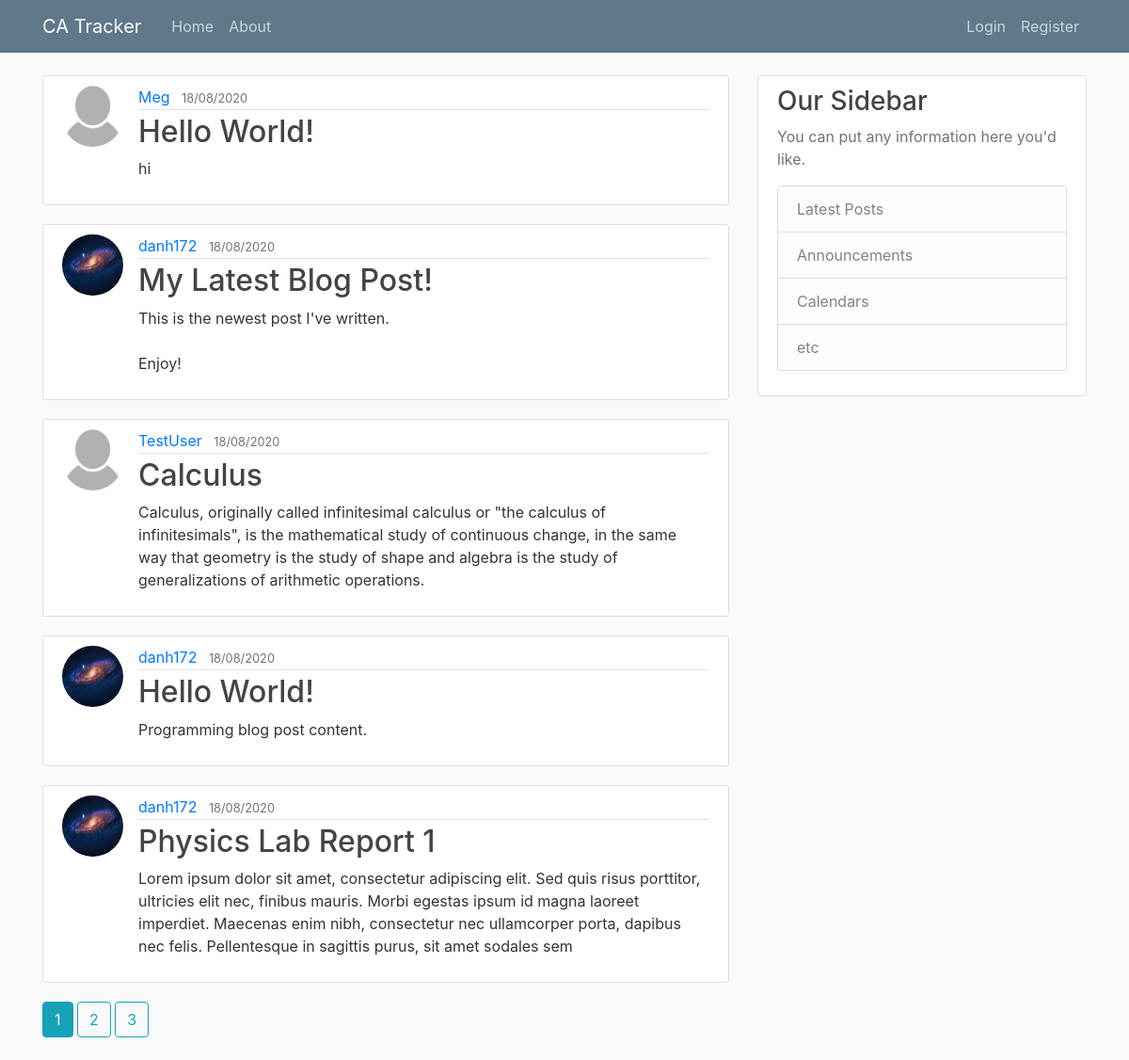
The page /home on the database its author committed.
### flaskblog/models.py (models this page shows, shortened)
class Post(db.Model):
    id = db.Column(db.Integer, primary_key=True)
    title = db.Column(db.String(100), nullable=False)
    date_posted = db.Column(db.DateTime, nullable=False, default=datetime.utcnow)
    content = db.Column(db.Text, nullable=False)
    user_id = db.Column(db.Integer, db.ForeignKey('user.id'), nullable=False)

class User(db.Model, UserMixin):
    id = db.Column(db.Integer, primary_key=True)
    username = db.Column(db.String(20), unique=True, nullable=False)
    email = db.Column(db.String(120), unique=True, nullable=False)
    image_file = db.Column(db.String(20), nullable=False, default='default.jpg')
    password = db.Column(db.String(60), nullable=False)
    posts = db.relationship('Post', backref='author', lazy=True)

### flaskblog/main/routes.py (the view)
@main.route('/')
@main.route('/home')
def home():
    page = request.args.get('page', 1, type=int)
    posts = Post.query.order_by(Post.date_posted.desc()).paginate(page=page, per_page=5)
    return render_template('home.html', posts=posts)

### flaskblog/templates/home.html
{% extends "layout.html" %}
{% block content %}
    {% for post in posts.items %}
        <article class="media content-section">
            <img class="rounded-circle article-img" src="{{ url_for('static', filename='profile_pics/' + post.author.image_file) }}" alt="User profile image">
            <div class="media-body">
                <div class="article-metadata">
                    <a class="mr-2" href="{{ url_for('users.user_posts', username=post.author.username) }}">{{ post.author.username }}</a>
                    <small class="text-muted">{{ post.date_posted.strftime('%d/%m/%Y') }}</small>
                </div>
                <h2><a class="article-title" href="{{ url_for('posts.post', post_id=post.id) }}">{{ post.title }}</a></h2>
                <p class="article-content">{{ post.content }}</p>
            </div>
        </article>
    {% endfor %}
    {% for page_num in posts.iter_pages(left_edge=1, right_edge=1, left_current=1, right_current=2) %}
        {% if page_num %}
            {% if posts.page == page_num %}
                <a class="btn btn-info mb-4" href="{{ url_for('main.home', page=page_num) }}">{{ page_num }}</a>
            {% else %}
                <a class="btn btn-outline-info mb-4" href="{{ url_for('main.home', page=page_num) }}">{{ page_num }}</a>
            {% endif %}
        {% else %}
            ...
        {% endif %}
    {% endfor %}
{% endblock content %}

### flaskblog/templates/layout.html (shortened to what this page needs)
<!DOCTYPE html>
<html>
    <head>
        <link rel="stylesheet" href="https://stackpath.bootstrapcdn.com/bootstrap/4.5.0/css/bootstrap.min.css">
        <link rel="stylesheet" type="text/css" href="{{ url_for('static', filename='main.css') }}">
    </head>
    <body>
        <header class="site-header">
            <nav class="navbar navbar-expand-md navbar-dark bg-steel fixed-top">
                <div class="container">
                    <a class="navbar-brand mr-4" href="/">CA Tracker</a>
                    <div class="collapse navbar-collapse" id="navbarToggle">
                        <div class="navbar-nav mr-auto">
                            <a class="nav-item nav-link" href="{{ url_for('main.home') }}">Home</a>
                            <a class="nav-item nav-link" href="{{ url_for('main.about') }}">About</a>
                        </div>
                        <div class="navbar-nav">
                            {% if current_user.is_authenticated %}
                                <a class="nav-item nav-link" href="{{ url_for('posts.new_post') }}">New Post</a>
                                <a class="nav-item nav-link" href="{{ url_for('users.account') }}">Account</a>
                                <a class="nav-item nav-link" href="{{ url_for('users.logout') }}">Logout</a>
                            {% else %}
                                <a class="nav-item nav-link" href="{{ url_for('users.login') }}">Login</a>
                                <a class="nav-item nav-link" href="{{ url_for('users.register') }}">Register</a>
                            {% endif %}
                        </div>
                    </div>
                </div>
            </nav>
        </header>
        <main role="main" class="container">
            <div class="row">
                <div class="col-md-8">
                    {% block content %}{% endblock %}
                </div>
                <div class="col-md-4">
                    <div class="content-section">
                        <h3>Our Sidebar</h3>
                        <p class='text-muted'>You can put any information here you'd like.
                            <ul class="list-group">
                                <li class="list-group-item list-group-item-light">Latest Posts</li>
                                <li class="list-group-item list-group-item-light">Announcements</li>
                                <li class="list-group-item list-group-item-light">Calendars</li>
                                <li class="list-group-item list-group-item-light">etc</li>
                            </ul>
                        </p>
                    </div>
                </div>
            </div>
          </main>
    </body>
</html>

### flaskblog/static/main.css (style rules this page uses)
body { background: #fafafa; color: #333333; margin-top: 5rem; }
h1, h2, h3, h4, h5, h6 { color: #444444; }
.bg-steel { background-color: #5f788a; }
.site-header .navbar-nav .nav-link { color: #cbd5db; }
.content-section { background: #ffffff; padding: 10px 20px; border: 1px solid #dddddd; border-radius: 3px; margin-bottom: 20px; }
.article-title { color: #444444; }
.article-content { white-space: pre-line; }
.article-img { height: 65px; width: 65px; margin-right: 16px; }
.article-metadata { padding-bottom: 1px; margin-bottom: 4px; border-bottom: 1px solid #e3e3e3 }

### rows shown on the page
Post: image_file (placeholder picture), author.username "Meg", date_posted "18/08/2020", title "Hello World!", content "hi"
Post: image_file (picture), author.username "danh172", date_posted "18/08/2020", title "My Latest Blog Post!", content "This is the newest post I've written. Enjoy!"
Post: image_file (placeholder picture), author.username "TestUser", date_posted "18/08/2020", title "Calculus", content "Calculus, originally called infinitesimal calculus or \"the calculus of infinitesimals\", is the mathematical study of continuous change, in the same way that geometry is the study of shape and algebra is the study of generalizations of arithmetic operations."
Post: image_file (picture), author.username "danh172", date_posted "18/08/2020", title "Hello World!", content "Programming blog post content."
Post: image_file (picture), author.username "danh172", date_posted "18/08/2020", title "Physics Lab Report 1", content "Lorem ipsum dolor sit amet, consectetur adipiscing elit. Sed quis risus porttitor, ultricies elit nec, finibus mauris. Morbi egestas ipsum id magna laoreet imperdiet. Maecenas enim nibh, consectetur nec ullamcorper porta, dapibus nec felis. Pellentesque in sagittis purus, sit amet sodales sem"

### other values the page prints
{{ page_num }} "1"
{{ page_num }} "2" "3"
